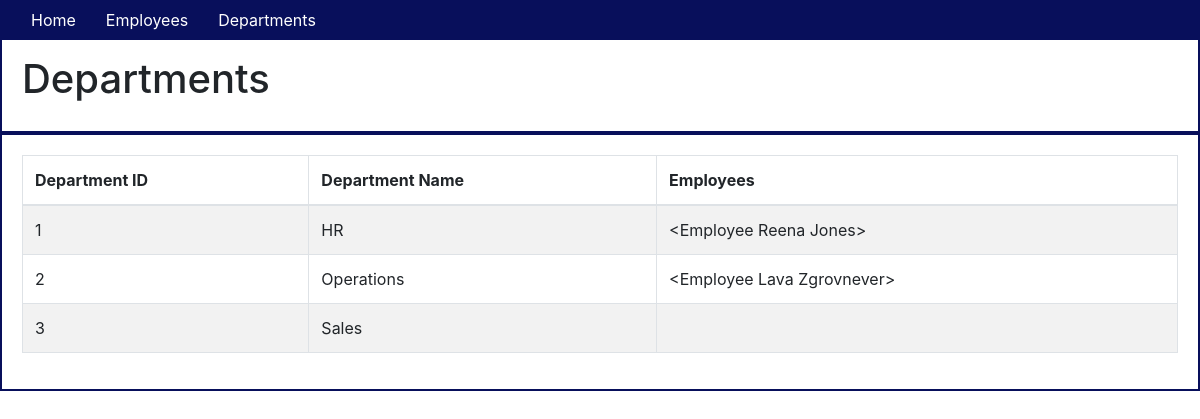
/departments, run on an earlier commit of the app's database.
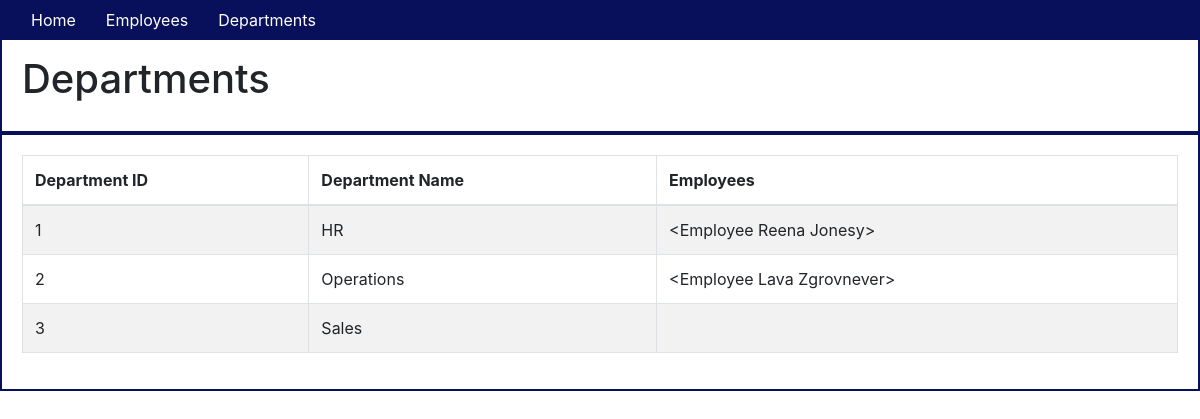
And on a later commit of the database.
### app/models.py (models this page shows)
class Employee(db.Model):
    id = db.Column(db.Integer, primary_key=True)
    first_name = db.Column(db.String(64))
    last_name = db.Column(db.String(64), index=True)
    departments = db.relationship('Department', secondary=links, backref='employee', lazy='dynamic')
    def __repr__(self):
        return '<Employee {} {}>'.format(self.first_name, self.last_name)

### app/routes.py (the view)
@app.route('/departments')
def show_departments():
    employees = Employee.query.all()
    departments = Department.query.all()
    return render_template('departments.html', title="Departments", employees=employees, departments=departments)

### app/templates/departments.html
{% extends "base.html" %} {% block content %}
<div class="container-fluid">
    <div class="row">
        <h1>Departments</h1>
    </div>
    <div class="row">
        <table class="table table-striped table-bordered">
            <thead>
                <th>Department ID</th>
                <th>Department Name</th>
                <th>Employees</th>
            </thead>
            <tbody>
                {% for department in departments %}
                <tr>
                    <td>{{department.id}}</td>
                    <td>{{department.name}}</td>
                    <td>
                        {% for department_employee in department.employees %} {{department_employee}} {% endfor %}
                    </td>
                </tr>
                {% endfor %}
            </tbody>
        </table>
    </div>
</div>
{% endblock %}

What changed in the data, as far as the page shows it:
changed Employee: first_name+last_name "<Employee Reena Jones>" → "<Employee Reena Jonesy>"
